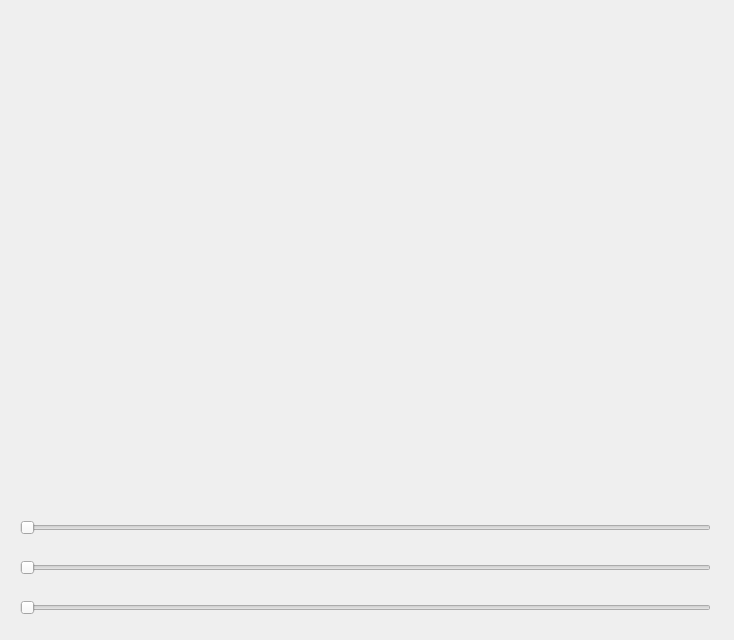
<?xml version="1.0" encoding="UTF-8"?>
<ui version="4.0">
 <class>Cuda_Form</class>
 <widget class="QWidget" name="Cuda_Form">
  <property name="geometry">
   <rect>
    <x>0</x>
    <y>0</y>
    <width>734</width>
    <height>640</height>
   </rect>
  </property>
  <property name="windowTitle">
   <string>Form</string>
  </property>
  <widget class="Cuda_Class" name="Ph_widget" native="true">
   <property name="geometry">
    <rect>
     <x>20</x>
     <y>20</y>
     <width>691</width>
     <height>471</height>
    </rect>
   </property>
  </widget>
  <widget class="QSlider" name="x_Slider">
   <property name="geometry">
    <rect>
     <x>20</x>
     <y>520</y>
     <width>691</width>
     <height>16</height>
    </rect>
   </property>
   <property name="orientation">
    <enum>Qt::Horizontal</enum>
   </property>
  </widget>
  <widget class="QSlider" name="ySlider">
   <property name="geometry">
    <rect>
     <x>20</x>
     <y>560</y>
     <width>691</width>
     <height>16</height>
    </rect>
   </property>
   <property name="orientation">
    <enum>Qt::Horizontal</enum>
   </property>
  </widget>
  <widget class="QSlider" name="zSlider">
   <property name="geometry">
    <rect>
     <x>20</x>
     <y>600</y>
     <width>691</width>
     <height>16</height>
    </rect>
   </property>
   <property name="orientation">
    <enum>Qt::Horizontal</enum>
   </property>
  </widget>
 </widget>
 <customwidgets>
  <customwidget>
   <class>Cuda_Class</class>
   <extends>QWidget</extends>
   <header location="global">cuda_class.h</header>
   <container>1</container>
  </customwidget>
 </customwidgets>
 <resources/>
 <connections/>
</ui>
